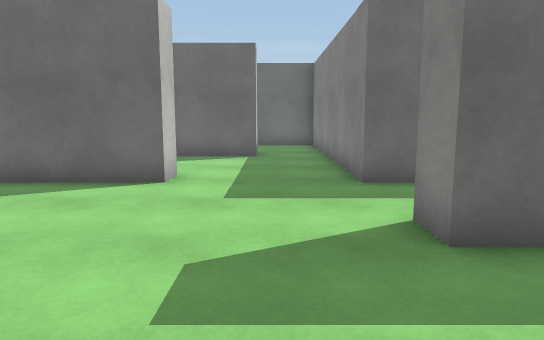
view 1 (above)

16 first-person views from a walk through a Unity game level. The camera is 1.3 m above the floor, tilts 8° down and sees 70° across. The floor is counted in squares, 1 m on a side. Each view is taken from the middle of a square. On the plan, view 1 faces up. The plan holds only what a view shows up to about 16 squares ahead; the rest is blank. The player is left out. Surface patterns are stand-ins for the level's own textures.

view 2
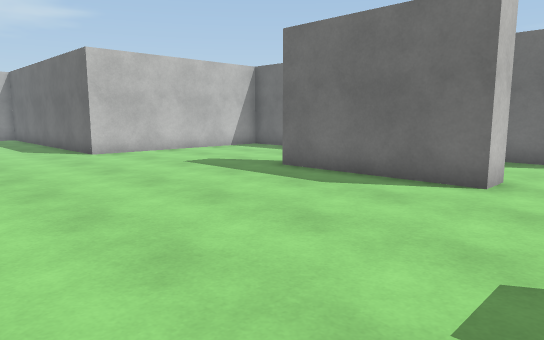

view 3
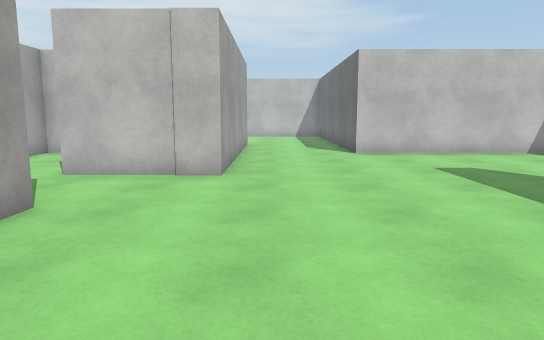

view 4
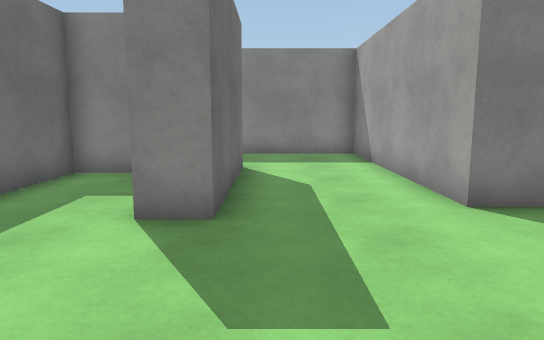

view 5
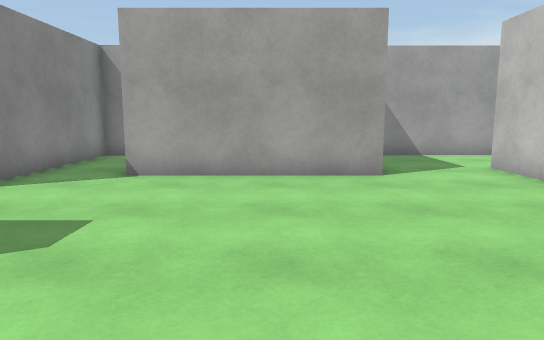

view 6
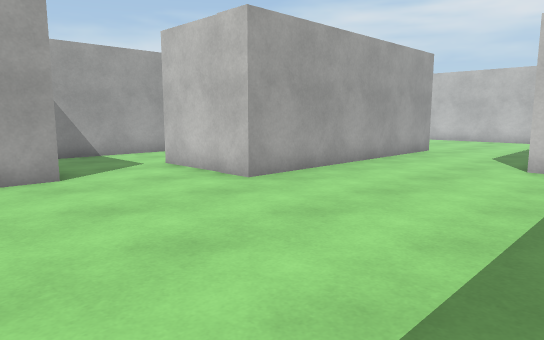

view 7
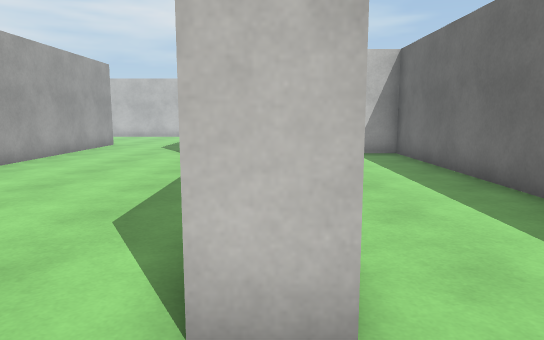

view 8
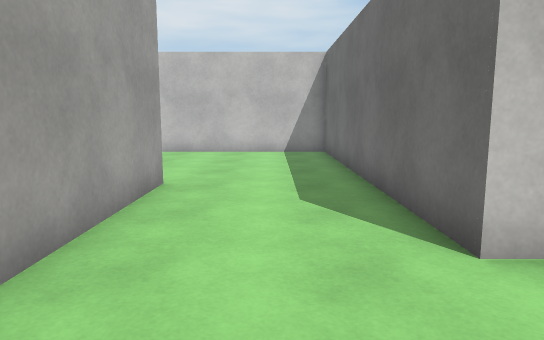

view 9
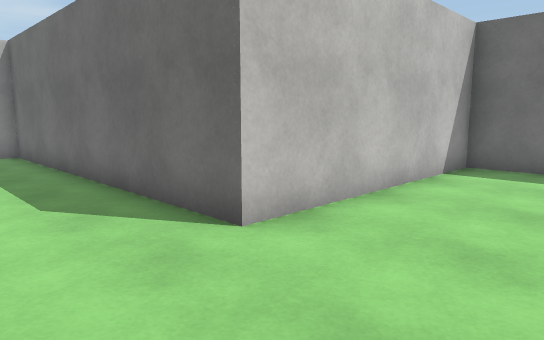

view 10
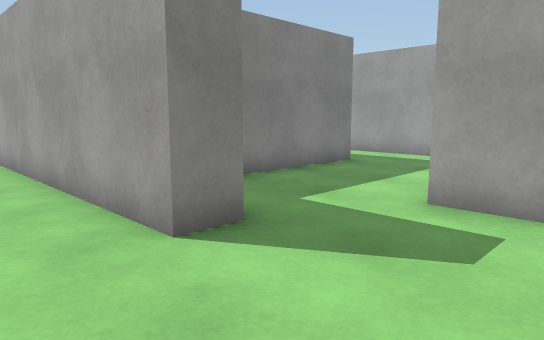

view 11
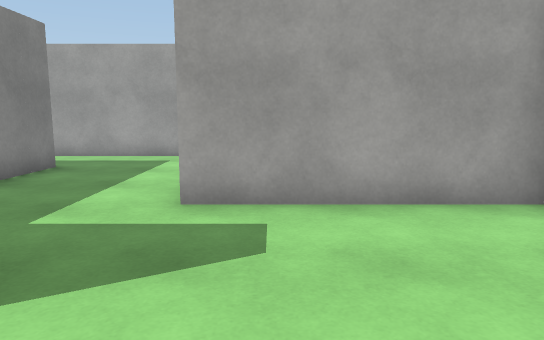

view 12
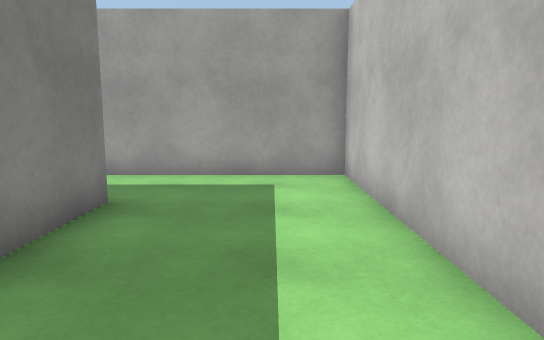

view 13
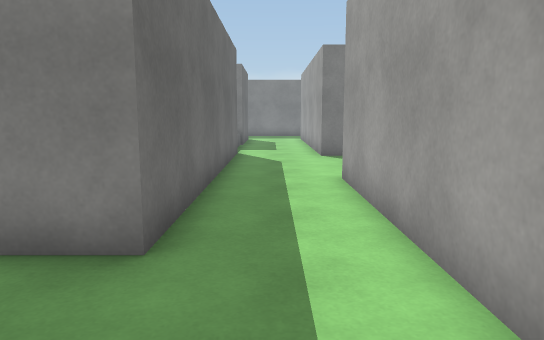

view 14
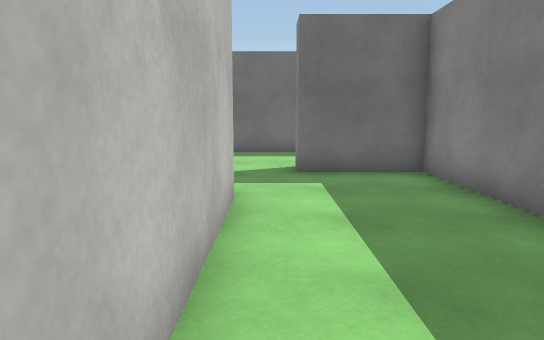

view 15
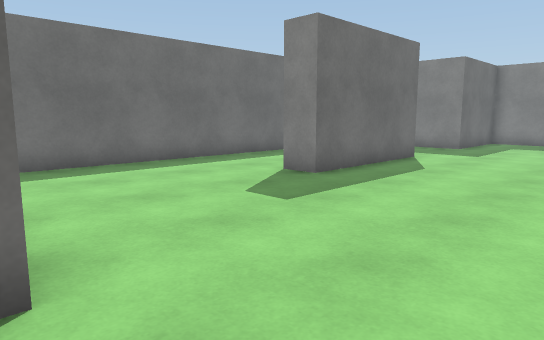

view 16
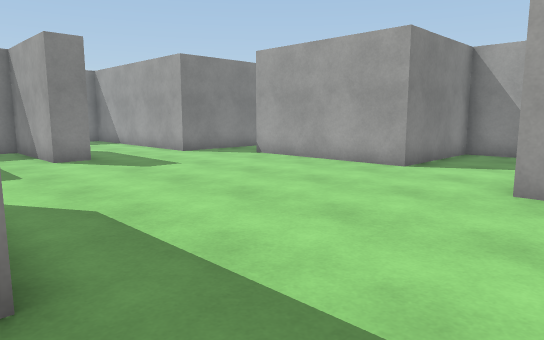

### Floor plan
Points are (right, up) in squares from view 1. A wall is a line through its corners. A room is listed if a view was taken in it or the views show most of it. See-through windows are left out.
Room 1 (views 1, 2, 3, 4, 5, 6, 7, 8, 9, 10, 11, 15, 16)
walls: (-2.1, 8.6) (-2.1, 7.5) (-7.1, 7.5) (-7.1, 8.5); (-10.4, -5.8) (-5.4, -5.8) (-5.4, -1.4) (0.2, -1.4); (-0.5, 12.3) (-13.4, 12.3) (-13.4, 4.9) (-24, 4.9) (-24, -1); (-13.4, -5.2) (-13.4, -5.8) (-12.4, -5.8); (1.8, -5.8) (2.4, -5.8) (2.4, 0.2) (10.3, 0.2) (10.3, 4); (-17.4, -0.1) (-17.4, 0.9) (-8.4, 0.9) (-8.4, -2.6); (6.9, 3.7) (1.8, 3.7) (1.8, 4.7) (5.8, 4.7) (5.8, 7.5) (1.8, 7.5) (1.8, 11.5); (-24, -2.6) (-18.6, -2.6)
ways out: opening at (-17.3, -2) to room 2; opening at (0.5, 12.5)
Room 2 (views 12, 13, 14)
walls: (-18.6, -2.9) (-18.6, -9.5) (-10, -9.5); (-8.5, -6.8) (-14.5, -6.8) (-14.5, -0.1) (-17.4, -0.1)
ways out: opening at (-17.3, -2) to room 1; opening at (-8.5, -8.5)

Where each view was taken, in squares from view 1:
view 1: 0 up, 0 right, facing up
view 2: 0 up, 0 right, facing up-left
view 3: 2 up, 0 right, facing left
view 4: 3 up, 3 left, facing right
view 5: 7 up, 3 left, facing down
view 6: 7 up, 3 left, facing down-left
view 7: 8 up, 0 right, facing left
view 8: 3 up, 10 left, facing left
view 9: 2 up, 10 left, facing up-left
view 10: 3 up, 21 left, facing down-right
view 11: 3 up, 20 left, facing down
view 12: 1 down, 17 left, facing down
view 13: 8 down, 18 left, facing right
view 14: 9 down, 18 left, facing up
view 15: 2 up, 14 left, facing up-right
view 16: 8 up, 10 left, facing down-right
